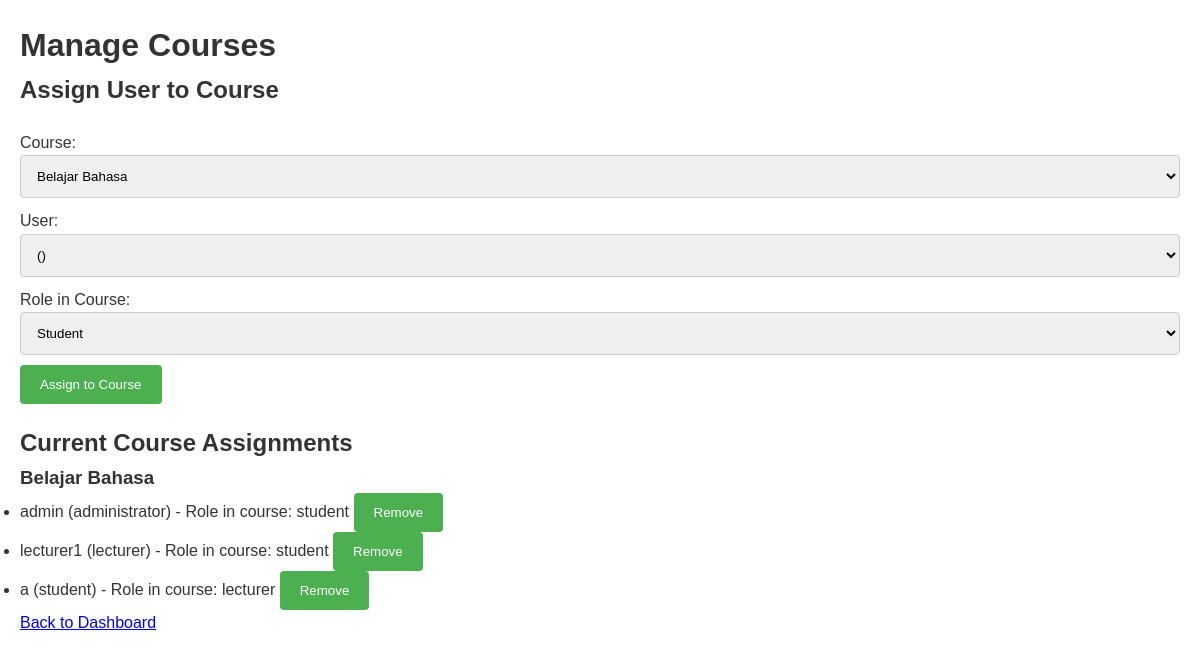
The app's page /lmslagi/manage_courses.php (signed in) with its own data.
### tables this page shows
CREATE TABLE `courses` (
  `id` int(11) NOT NULL,
  `name` varchar(100) NOT NULL,
  `description` text DEFAULT NULL
);

CREATE TABLE `course_assignments` (
  `id` int(11) NOT NULL,
  `course_id` int(11) NOT NULL,
  `user_id` int(11) NOT NULL,
  `role` enum('student','lecturer') NOT NULL
);

CREATE TABLE `users` (
  `id` int(11) NOT NULL,
  `username` varchar(50) NOT NULL,
  `password` varchar(255) NOT NULL,
  `email` varchar(100) NOT NULL,
  `role` enum('student','lecturer','administrator') NOT NULL
);

### lmslagi/manage_courses.php (the view, shortened to what this page needs)
<?php
require_once 'config/database.php';
$stmt = $pdo->query("SELECT * FROM courses ORDER BY name");
$courses = $stmt->fetchAll();
$stmt = $pdo->query("SELECT * FROM users ORDER BY username");
$users = $stmt->fetchAll();
?>
<!DOCTYPE html>
<html lang="en">
<head>
    <link rel="stylesheet" href="assets/css/style.css">
</head>
<body>
    <h1>Manage Courses</h1>
    <h2>Assign User to Course</h2>
    <form method="POST">
        <label for="course_id">Course:</label>
        <select id="course_id" name="course_id" required>
            <?php foreach ($courses as $course): ?>
                <option value="<?php echo $course['id']; ?>"><?php echo htmlspecialchars($course['name']); ?></option>
            <?php endforeach; ?>
        </select><br>
        <label for="user_id">User:</label>
        <select id="user_id" name="user_id" required>
            <?php foreach ($users as $user): ?>
                <option value="<?php echo $user['id']; ?>"><?php echo htmlspecialchars($user['username']); ?> (<?php echo htmlspecialchars($user['role']); ?>)</option>
            <?php endforeach; ?>
        </select><br>
        <label for="role">Role in Course:</label>
        <select id="role" name="role" required>
            <option value="student">Student</option>
        </select><br>
        <input type="submit" value="Assign to Course">
    </form>
    <h2>Current Course Assignments</h2>
    <?php foreach ($courses as $course): ?>
        <h3><?php echo htmlspecialchars($course['name']); ?></h3>
        <?php
        $stmt = $pdo->prepare("SELECT ca.*, u.username, u.role AS user_role FROM course_assignments ca JOIN users u ON ca.user_id = u.id WHERE ca.course_id = ?");
        $stmt->execute([$course['id']]);
        $assignments = $stmt->fetchAll();
        ?>
        <?php if (empty($assignments)): ?>
            <p>No assignments for this course.</p>
        <?php else: ?>
            <ul>
                <?php foreach ($assignments as $assignment): ?>
                    <li>
                        <?php echo htmlspecialchars($assignment['username']); ?>
                        (<?php echo htmlspecialchars($assignment['user_role']); ?>) -
                        Role in course: <?php echo htmlspecialchars($assignment['role']); ?>
                        <form method="POST" style="display: inline;">
                            <input type="submit" value="Remove" onclick="return confirm('Are you sure you want to remove this user from the course?');">
                        </form>
                    </li>
                <?php endforeach; ?>
            </ul>
        <?php endif; ?>
    <?php endforeach; ?>
    <p><a href="dashboard.php">Back to Dashboard</a></p>
</body>
</html>

### lmslagi/assets/css/style.css (style rules this page uses)
* { margin: 0; padding: 0; box-sizing: border-box; }
body { font-family: Arial, sans-serif; line-height: 1.6; color: #333; padding: 20px; }
form { margin: 20px 0; }
input[type="text"], input[type="email"], input[type="password"], select, textarea { width: 100%; padding: 12px; border: 1px solid #ccc; border-radius: 4px; resize: vertical; margin-bottom: 10px; }
input[type="submit"] { background-color: #4CAF50; color: white; padding: 12px 20px; border: none; border-radius: 4px; cursor: pointer; }

### records on screen
courses: name "Belajar Bahasa"
course_assignments: user.username "admin", user.role "administrator", role "student"
course_assignments: user.username "lecturer1", user.role "lecturer", role "student"
course_assignments: user.username "a", user.role "student", role "lecturer"

### other values on screen
form field course_id "Belajar Bahasa"
